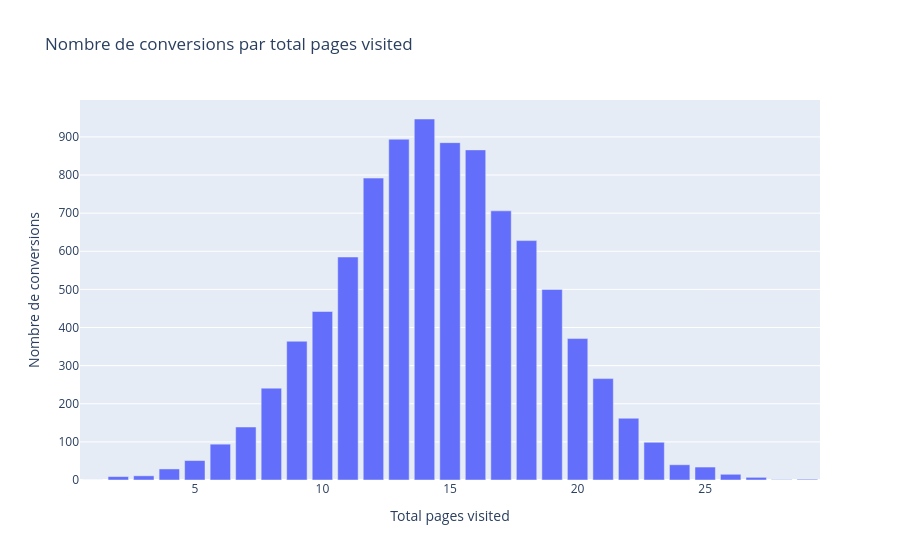

The notebook cell saved with this chart:
### Code cell
data_country_converted = data_train.groupby("total_pages_visited")["converted"].sum().reset_index()

fig = px.bar(
    data_country_converted,
    x="total_pages_visited",
    y="converted",
    labels={"total_pages_visited": "Total pages visited", "converted": "Nombre de conversions"},
    title="Nombre de conversions par total pages visited"
)
fig.show()

### Figure 1 — Plotly figure (JSON) as saved in the notebook; plotly's stock layout.template omitted (floating-point values rounded to 4 significant figures)
{"data": [{"hovertemplate": "Total pages visited=%{x}<br>Nombre de conversions=%{y}<extra></extra>", "legendgroup": "", "marker": {"color": "#636efa", "pattern": {"shape": ""}}, "name": "", "orientation": "v", "showlegend": false, "textposition": "auto", "type": "bar", "x": [1, 2, 3, 4, 5, 6, 7, 8, 9, 10, 11, 12, 13, 14, 15, 16, 17, 18, 19, 20, 21, 22, 23, 24, 25, 26, 27, 28, 29], "xaxis": "x", "y": [0, 9, 11, 29, 51, 94, 139, 241, 364, 442, 585, 792, 894, 947, 885, 866, 706, 628, 500, 371, 266, 162, 99, 40, 34, 15, 7, 1, 2], "yaxis": "y"}], "layout": {"barmode": "relative", "legend": {"tracegroupgap": 0}, "title": {"text": "Nombre de conversions par total pages visited"}, "xaxis": {"anchor": "y", "domain": [0, 1], "title": {"text": "Total pages visited"}}, "yaxis": {"anchor": "x", "domain": [0, 1], "title": {"text": "Nombre de conversions"}}}}
